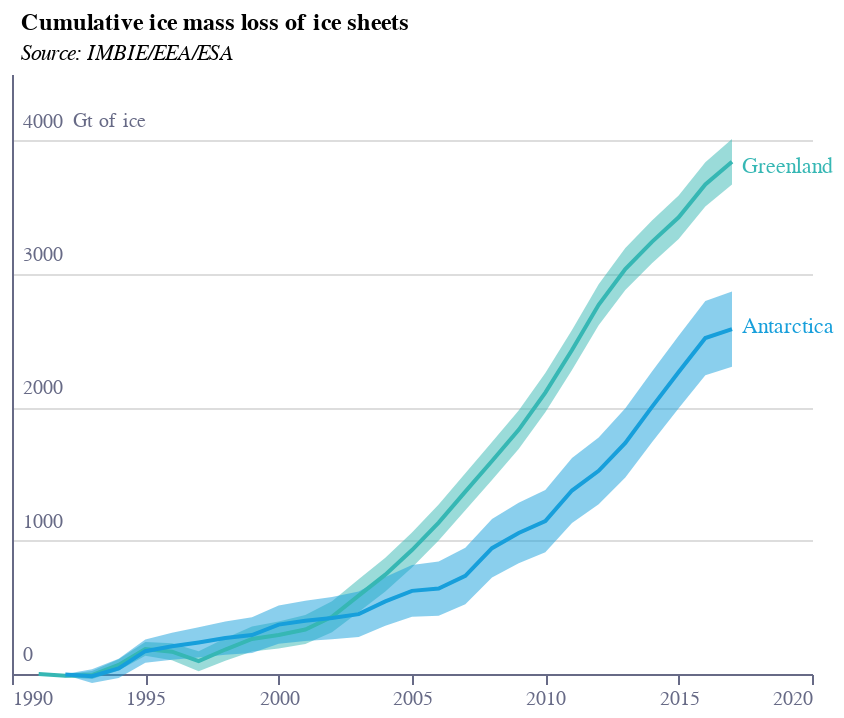

This figure's notebook cell:
### Code cell
base = (
    alt.Chart(f4a)
    .encode(
        x=alt.X(
            "year:Q",
            axis=alt.Axis(
                grid=False,
                titleAlign="center",
                titleAnchor="middle",
                title="",
                labelColor=colors["eco-gray"],
                titleColor=colors["eco-gray"],
                tickColor=colors["eco-gray"],
                domainColor=colors["eco-gray"],
                tickCount=5,
                orient="bottom",
                labelAngle=0,
                format=".0f",
                # zindex=1,
                # offset=-43
            ),
            scale=alt.Scale(domain=[1991, 2020]),
        )
    )
    .transform_filter("datum.year<2018")
    .transform_filter("datum.year>1990")
)
line1 = base.mark_line(color=colors["eco-turquiose"]).encode(
    y=alt.Y(
        "greenland:Q",
        axis=alt.Axis(
            grid=True,
            title="Gt of ice",
            titleAnchor="start",
            labelColor=colors["eco-gray"],
            titleColor=colors["eco-gray"],
            tickColor=colors["eco-gray"],
            domainColor=colors["eco-gray"],
            titleFontSize=10,
            titleFontWeight="normal",
            ticks=False,
            labelAlign="left",
            labelBaseline="middle",
            labelPadding=-5,
            labelOffset=-10,
            titleX=30,
            titleY=28,
            titleBaseline="bottom",
            titleAngle=0,
            titleAlign="left",
            tickCount=4,
            format=".0f",
        ),
        scale=alt.Scale(domain=[0, 4300]),
    )
)
line2 = base.mark_line(color=colors["eco-light-blue"]).encode(y=alt.Y("antarctica:Q"))
area1 = line1.mark_area(color=colors["eco-turquiose"], opacity=0.5).encode(
    y="greenland1:Q", y2="greenland2:Q"
)
area2 = line2.mark_area(color=colors["eco-light-blue"], opacity=0.5).encode(
    y="antarctica1:Q", y2="antarctica2:Q"
)
ruler = (
    alt.Chart(pd.DataFrame([{"x": 1991, "y": 0}, {"x": 2020, "y": 0}]))
    .mark_line(color=colors["eco-gray"])
    .encode(y="y:Q", x="x:Q")
)
text1 = (
    alt.Chart(pd.DataFrame([{"x": 2017, "y": 3800, "t": "Greenland"}]))
    .mark_text(color=colors["eco-turquiose"], align="left", dx=5)
    .encode(x="x:Q", y="y:Q", text="t:N")
)
text2 = (
    alt.Chart(pd.DataFrame([{"x": 2017, "y": 2600, "t": "Antarctica"}]))
    .mark_text(color=colors["eco-light-blue"], align="left", dx=5)
    .encode(x="x:Q", y="y:Q", text="t:N")
)
title = alt.TitleParams(
    "Cumulative ice mass loss of ice sheets",
    subtitle=["Source: IMBIE/EEA/ESA"],
    anchor="start",
    align="left",
    dx=5,
    fontSize=12,
    subtitleFontSize=11,
    subtitleFontStyle="italic",
)
layer1 = (
    ((area1 + area2 + line1 + line2 + text1 + text2).properties(height=300, width=400))
    .configure_view(stroke=None)
    .properties(title=title)
)
layer1.save("visualisation/" + f + ".json")
layer1.save("visualisation/" + f + ".png")
open("README.md", "a").write(readme)
layer1

### Figure 1 — Vega-Lite specification as saved in the notebook (floating-point values rounded to 4 significant figures)
{"config": {"view": {"continuousWidth": 400, "continuousHeight": 300, "stroke": null}}, "layer": [{"mark": {"type": "area", "color": "#36B7B4", "opacity": 0.5}, "encoding": {"x": {"type": "quantitative", "axis": {"domainColor": "#676A86", "format": ".0f", "grid": false, "labelAngle": 0, "labelColor": "#676A86", "orient": "bottom", "tickColor": "#676A86", "tickCount": 5, "title": "", "titleAlign": "center", "titleAnchor": "middle", "titleColor": "#676A86"}, "field": "year", "scale": {"domain": [1991, 2020]}}, "y": {"type": "quantitative", "field": "greenland1"}, "y2": {"field": "greenland2"}}, "transform": [{"filter": "datum.year<2018"}, {"filter": "datum.year>1990"}]}, {"mark": {"type": "area", "color": "#179FDB", "opacity": 0.5}, "encoding": {"x": {"type": "quantitative", "axis": {"domainColor": "#676A86", "format": ".0f", "grid": false, "labelAngle": 0, "labelColor": "#676A86", "orient": "bottom", "tickColor": "#676A86", "tickCount": 5, "title": "", "titleAlign": "center", "titleAnchor": "middle", "titleColor": "#676A86"}, "field": "year", "scale": {"domain": [1991, 2020]}}, "y": {"type": "quantitative", "field": "antarctica1"}, "y2": {"field": "antarctica2"}}, "transform": [{"filter": "datum.year<2018"}, {"filter": "datum.year>1990"}]}, {"mark": {"type": "line", "color": "#36B7B4"}, "encoding": {"x": {"type": "quantitative", "axis": {"domainColor": "#676A86", "format": ".0f", "grid": false, "labelAngle": 0, "labelColor": "#676A86", "orient": "bottom", "tickColor": "#676A86", "tickCount": 5, "title": "", "titleAlign": "center", "titleAnchor": "middle", "titleColor": "#676A86"}, "field": "year", "scale": {"domain": [1991, 2020]}}, "y": {"type": "quantitative", "axis": {"domainColor": "#676A86", "format": ".0f", "grid": true, "labelAlign": "left", "labelBaseline": "middle", "labelColor": "#676A86", "labelOffset": -10, "labelPadding": -5, "tickColor": "#676A86", "tickCount": 4, "ticks": false, "title": "Gt of ice", "titleAlign": "left", "titleAnchor": "start", "titleAngle": 0, "titleBaseline": "bottom", "titleColor": "#676A86", "titleFontSize": 10, "titleFontWeight": "normal", "titleX": 30, "titleY": 28}, "field": "greenland", "scale": {"domain": [0, 4300]}}}, "transform": [{"filter": "datum.year<2018"}, {"filter": "datum.year>1990"}]}, {"mark": {"type": "line", "color": "#179FDB"}, "encoding": {"x": {"type": "quantitative", "axis": {"domainColor": "#676A86", "format": ".0f", "grid": false, "labelAngle": 0, "labelColor": "#676A86", "orient": "bottom", "tickColor": "#676A86", "tickCount": 5, "title": "", "titleAlign": "center", "titleAnchor": "middle", "titleColor": "#676A86"}, "field": "year", "scale": {"domain": [1991, 2020]}}, "y": {"type": "quantitative", "field": "antarctica"}}, "transform": [{"filter": "datum.year<2018"}, {"filter": "datum.year>1990"}]}, {"data": {"name": "data-412913d1e160e4fc99d8ec4732819812"}, "mark": {"type": "text", "align": "left", "color": "#36B7B4", "dx": 5}, "encoding": {"text": {"type": "nominal", "field": "t"}, "x": {"type": "quantitative", "field": "x"}, "y": {"type": "quantitative", "field": "y"}}}, {"data": {"name": "data-612568b5b6834093eb59d38e1351cd17"}, "mark": {"type": "text", "align": "left", "color": "#179FDB", "dx": 5}, "encoding": {"text": {"type": "nominal", "field": "t"}, "x": {"type": "quantitative", "field": "x"}, "y": {"type": "quantitative", "field": "y"}}}], "data": {"name": "data-55e3b779b83dc3f7abb767e9be023786"}, "height": 300, "title": {"text": "Cumulative ice mass loss of ice sheets", "align": "left", "anchor": "start", "dx": 5, "fontSize": 12, "subtitle": ["Source: IMBIE/EEA/ESA"], "subtitleFontSize": 11, "subtitleFontStyle": "italic"}, "width": 400, "$schema": "https://vega.github.io/schema/vega-lite/v4.8.1.json", "datasets": {"data-55e3b779b83dc3f7abb767e9be023786": [{"year": 1956, "greenland": null, "greenland1": null, "greenland2": null, "antarctica": null, "antarctica1": null, "antarctica2": null}, {"year": 1957, "greenland": null, "greenland1": null, "greenland2": null, "antarctica": null, "antarctica1": null, "antarctica2": null}, {"year": 1958, "greenland": null, "greenland1": null, "greenland2": null, "antarctica": null, "antarctica1": null, "antarctica2": null}, {"year": 1959, "greenland": null, "greenland1": null, "greenland2": null, "antarctica": null, "antarctica1": null, "antarctica2": null}, {"year": 1960, "greenland": null, "greenland1": null, "greenland2": null, "antarctica": null, "antarctica1": null, "antarctica2": null}, {"year": 1961, "greenland": null, "greenland1": null, "greenland2": null, "antarctica": null, "antarctica1": null, "antarctica2": null}, {"year": 1962, "greenland": null, "greenland1": null, "greenland2": null, "antarctica": null, "antarctica1": null, "antarctica2": null}, {"year": 1963, "greenland": null, "greenland1": null, "greenland2": null, "antarctica": null, "antarctica1": null, "antarctica2": null}, {"year": 1964, "greenland": null, "greenland1": null, "greenland2": null, "antarctica": null, "antarctica1": null, "antarctica2": null}, {"year": 1965, "greenland": null, "greenland1": null, "greenland2": null, "antarctica": null, "antarctica1": null, "antarctica2": null}, {"year": 1966, "greenland": null, "greenland1": null, "greenland2": null, "antarctica": null, "antarctica1": null, "antarctica2": null}, {"year": 1967, "greenland": null, "greenland1": null, "greenland2": null, "antarctica": null, "antarctica1": null, "antarctica2": null}, {"year": 1968, "greenland": null, "greenland1": null, "greenland2": null, "antarctica": null, "antarctica1": null, "antarctica2": null}, {"year": 1969, "greenland": null, "greenland1": null, "greenland2": null, "antarctica": null, "antarctica1": null, "antarctica2": null}, {"year": 1970, "greenland": null, "greenland1": null, "greenland2": null, "antarctica": null, "antarctica1": null, "antarctica2": null}, {"year": 1971, "greenland": null, "greenland1": null, "greenland2": null, "antarctica": null, "antarctica1": null, "antarctica2": null}, {"year": 1972, "greenland": null, "greenland1": null, "greenland2": null, "antarctica": null, "antarctica1": null, "antarctica2": null}, {"year": 1973, "greenland": null, "greenland1": null, "greenland2": null, "antarctica": null, "antarctica1": null, "antarctica2": null}, {"year": 1974, "greenland": null, "greenland1": null, "greenland2": null, "antarctica": null, "antarctica1": null, "antarctica2": null}, {"year": 1975, "greenland": null, "greenland1": null, "greenland2": null, "antarctica": null, "antarctica1": null, "antarctica2": null}, {"year": 1976, "greenland": null, "greenland1": null, "greenland2": null, "antarctica": null, "antarctica1": null, "antarctica2": null}, {"year": 1977, "greenland": null, "greenland1": null, "greenland2": null, "antarctica": null, "antarctica1": null, "antarctica2": null}, {"year": 1978, "greenland": null, "greenland1": null, "greenland2": null, "antarctica": null, "antarctica1": null, "antarctica2": null}, {"year": 1979, "greenland": null, "greenland1": null, "greenland2": null, "antarctica": null, "antarctica1": null, "antarctica2": null}, {"year": 1980, "greenland": null, "greenland1": null, "greenland2": null, "antarctica": null, "antarctica1": null, "antarctica2": null}, {"year": 1981, "greenland": null, "greenland1": null, "greenland2": null, "antarctica": null, "antarctica1": null, "antarctica2": null}, {"year": 1982, "greenland": null, "greenland1": null, "greenland2": null, "antarctica": null, "antarctica1": null, "antarctica2": null}, {"year": 1983, "greenland": null, "greenland1": null, "greenland2": null, "antarctica": null, "antarctica1": null, "antarctica2": null}, {"year": 1984, "greenland": null, "greenland1": null, "greenland2": null, "antarctica": null, "antarctica1": null, "antarctica2": null}, {"year": 1985, "greenland": null, "greenland1": null, "greenland2": null, "antarctica": null, "antarctica1": null, "antarctica2": null}, {"year": 1986, "greenland": null, "greenland1": null, "greenland2": null, "antarctica": null, "antarctica1": null, "antarctica2": null}, {"year": 1987, "greenland": null, "greenland1": null, "greenland2": null, "antarctica": null, "antarctica1": null, "antarctica2": null}, {"year": 1988, "greenland": null, "greenland1": null, "greenland2": null, "antarctica": null, "antarctica1": null, "antarctica2": null}, {"year": 1989, "greenland": null, "greenland1": null, "greenland2": null, "antarctica": null, "antarctica1": null, "antarctica2": null}, {"year": 1990, "greenland": null, "greenland1": null, "greenland2": null, "antarctica": null, "antarctica1": null, "antarctica2": null}, {"year": 1991, "greenland": -0.0, "greenland1": -0.0, "greenland2": -0.0, "antarctica": null, "antarctica1": null, "antarctica2": null}, {"year": 1992, "greenland": -13.14, "greenland1": -1.623, "greenland2": -24.65, "antarctica": -4.408, "antarctica1": -0.7977, "antarctica2": -8.019}, {"year": 1993, "greenland": -7.83, "greenland1": 22.65, "greenland2": -38.31, "antarctica": -16.38, "antarctica1": 35.18, "antarctica2": -67.94}, {"year": 1994, "greenland": 68.42, "greenland1": 110.0, "greenland2": 26.86, "antarctica": 42.02, "antarctica1": 114.1, "antarctica2": -30.04}, {"year": 1995, "greenland": 188.0, "greenland1": 239.4, "greenland2": 136.6, "antarctica": 171.1, "antarctica1": 258.0, "antarctica2": 84.17}, {"year": 1996, "greenland": 167.3, "greenland1": 231.3, "greenland2": 103.2, "antarctica": 208.2, "antarctica1": 309.1, "antarctica2": 107.4}, {"year": 1997, "greenland": 96.17, "greenland1": 171.0, "greenland2": 21.37, "antarctica": 237.0, "antarctica1": 350.1, "antarctica2": 124.0}, {"year": 1998, "greenland": 183.5, "greenland1": 268.4, "greenland2": 98.67, "antarctica": 269.3, "antarctica1": 393.6, "antarctica2": 145.0}, {"year": 1999, "greenland": 262.9, "greenland1": 356.6, "greenland2": 169.3, "antarctica": 291.7, "antarctica1": 425.7, "antarctica2": 157.8}, {"year": 2000, "greenland": 293.1, "greenland1": 394.5, "greenland2": 191.7, "antarctica": 370.5, "antarctica1": 513.5, "antarctica2": 227.5}, {"year": 2001, "greenland": 333.8, "greenland1": 442.6, "greenland2": 225.0, "antarctica": 398.7, "antarctica1": 550.2, "antarctica2": 247.3}, {"year": 2002, "greenland": 429.1, "greenland1": 545.1, "greenland2": 313.0, "antarctica": 419.7, "antarctica1": 578.3, "antarctica2": 261.2}, {"year": 2003, "greenland": 587.7, "greenland1": 711.1, "greenland2": 464.3, "antarctica": 448.7, "antarctica1": 619.7, "antarctica2": 277.8}, {"year": 2004, "greenland": 745.1, "greenland1": 872.3, "greenland2": 618.0, "antarctica": 544.7, "antarctica1": 727.5, "antarctica2": 362.0}, {"year": 2005, "greenland": 929.7, "greenland1": 1061.0, "greenland2": 798.5, "antarctica": 623.6, "antarctica1": 818.0, "antarctica2": 429.3}, {"year": 2006, "greenland": 1136.0, "greenland1": 1271.0, "greenland2": 1001.0, "antarctica": 640.5, "antarctica1": 844.2, "antarctica2": 436.9}, {"year": 2007, "greenland": 1368.0, "greenland1": 1506.0, "greenland2": 1229.0, "antarctica": 735.9, "antarctica1": 947.7, "antarctica2": 524.0}, {"year": 2008, "greenland": 1597.0, "greenland1": 1739.0, "greenland2": 1455.0, "antarctica": 943.6, "antarctica1": 1163.0, "antarctica2": 724.3}, {"year": 2009, "greenland": 1832.0, "greenland1": 1976.0, "greenland2": 1687.0, "antarctica": 1057.0, "antarctica1": 1285.0, "antarctica2": 830.3}, {"year": 2010, "greenland": 2110.0, "greenland1": 2257.0, "greenland2": 1964.0, "antarctica": 1147.0, "antarctica1": 1380.0, "antarctica2": 912.9}, {"year": 2011, "greenland": 2430.0, "greenland1": 2579.0, "greenland2": 2280.0, "antarctica": 1376.0, "antarctica1": 1619.0, "antarctica2": 1133.0}, {"year": 2012, "greenland": 2769.0, "greenland1": 2923.0, "greenland2": 2616.0, "antarctica": 1524.0, "antarctica1": 1775.0, "antarctica2": 1273.0}, {"year": 2013, "greenland": 3037.0, "greenland1": 3194.0, "greenland2": 2880.0, "antarctica": 1733.0, "antarctica1": 1992.0, "antarctica2": 1475.0}, {"year": 2014, "greenland": 3241.0, "greenland1": 3401.0, "greenland2": 3081.0, "antarctica": 2003.0, "antarctica1": 2268.0, "antarctica2": 1738.0}, {"year": 2015, "greenland": 3425.0, "greenland1": 3589.0, "greenland2": 3262.0, "antarctica": 2265.0, "antarctica1": 2536.0, "antarctica2": 1993.0}, {"year": 2016, "greenland": 3672.0, "greenland1": 3839.0, "greenland2": 3505.0, "antarctica": 2520.0, "antarctica1": 2798.0, "antarctica2": 2241.0}, {"year": 2017, "greenland": 3842.0, "greenland1": 4012.0, "greenland2": 3672.0, "antarctica": 2587.0, "antarctica1": 2868.0, "antarctica2": 2305.0}, {"year": 2018, "greenland": null, "greenland1": null, "greenland2": null, "antarctica": null, "antarctica1": null, "antarctica2": null}, {"year": 2019, "greenland": null, "greenland1": null, "greenland2": null, "antarctica": null, "antarctica1": null, "antarctica2": null}], "data-412913d1e160e4fc99d8ec4732819812": [{"x": 2017, "y": 3800, "t": "Greenland"}], "data-612568b5b6834093eb59d38e1351cd17": [{"x": 2017, "y": 2600, "t": "Antarctica"}]}}
